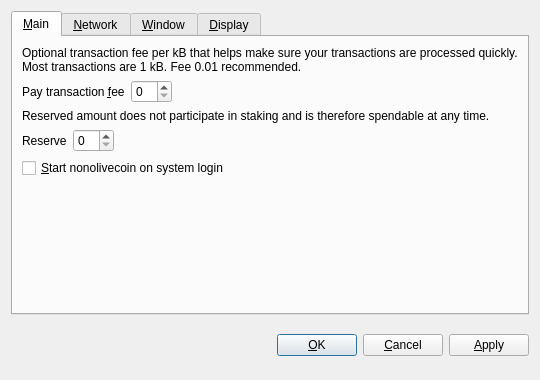
<?xml version="1.0" encoding="UTF-8"?>
<ui version="4.0">
 <class>OptionsDialog</class>
 <widget class="QDialog" name="OptionsDialog">
  <property name="geometry">
   <rect>
    <x>0</x>
    <y>0</y>
    <width>540</width>
    <height>380</height>
   </rect>
  </property>
  <property name="windowTitle">
   <string>Options</string>
  </property>
  <property name="modal">
   <bool>true</bool>
  </property>
  <layout class="QVBoxLayout" name="verticalLayout">
   <item>
    <widget class="QTabWidget" name="tabWidget">
     <property name="tabPosition">
      <enum>QTabWidget::North</enum>
     </property>
     <property name="currentIndex">
      <number>0</number>
     </property>
     <widget class="QWidget" name="tabMain">
      <attribute name="title">
       <string>&amp;Main</string>
      </attribute>
      <layout class="QVBoxLayout" name="verticalLayout_Main">
       <item>
        <widget class="QLabel" name="transactionFeeInfoLabel">
         <property name="text">
          <string>Optional transaction fee per kB that helps make sure your transactions are processed quickly. Most transactions are 1 kB. Fee 0.01 recommended.</string>
         </property>
         <property name="textFormat">
          <enum>Qt::PlainText</enum>
         </property>
         <property name="wordWrap">
          <bool>true</bool>
         </property>
        </widget>
       </item>
       <item>
        <layout class="QHBoxLayout" name="horizontalLayoutFee">
         <item>
          <widget class="QLabel" name="transactionFeeLabel">
           <property name="text">
            <string>Pay transaction &amp;fee</string>
           </property>
           <property name="textFormat">
            <enum>Qt::PlainText</enum>
           </property>
           <property name="buddy">
            <cstring>transactionFee</cstring>
           </property>
          </widget>
         </item>
         <item>
          <widget class="BitcoinAmountField" name="transactionFee"/>
         </item>
         <item>
          <spacer name="horizontalSpacerFee">
           <property name="orientation">
            <enum>Qt::Horizontal</enum>
           </property>
           <property name="sizeHint" stdset="0">
            <size>
             <width>40</width>
             <height>20</height>
            </size>
           </property>
          </spacer>
         </item>
        </layout>
       </item>
       <item>
        <widget class="QLabel" name="reserveBalanceInfoLabel">
         <property name="text">
          <string>Reserved amount does not participate in staking and is therefore spendable at any time.</string>
         </property>
         <property name="textFormat">
          <enum>Qt::PlainText</enum>
         </property>
         <property name="wordWrap">
          <bool>true</bool>
         </property>
        </widget>
       </item>
       <item>
        <layout class="QHBoxLayout" name="horizontalLayoutReserveBalance">
         <item>
          <widget class="QLabel" name="reserveBalanceLabel">
           <property name="text">
            <string>Reserve</string>
           </property>
           <property name="textFormat">
            <enum>Qt::PlainText</enum>
           </property>
           <property name="buddy">
            <cstring>reserveBalance</cstring>
           </property>
          </widget>
         </item>
         <item>
          <widget class="BitcoinAmountField" name="reserveBalance"/>
         </item>
         <item>
          <spacer name="horizontalSpacerReserveBalance">
           <property name="orientation">
            <enum>Qt::Horizontal</enum>
           </property>
           <property name="sizeHint" stdset="0">
            <size>
             <width>40</width>
             <height>20</height>
            </size>
           </property>
          </spacer>
         </item>
        </layout>
       </item>
       <item>
        <widget class="QCheckBox" name="bitcoinAtStartup">
         <property name="toolTip">
          <string>Automatically start nonolivecoin after logging in to the system.</string>
         </property>
         <property name="text">
          <string>&amp;Start nonolivecoin on system login</string>
         </property>
        </widget>
       </item>
       <item>
        <spacer name="verticalSpacer_Main">
         <property name="orientation">
          <enum>Qt::Vertical</enum>
         </property>
         <property name="sizeHint" stdset="0">
          <size>
           <width>20</width>
           <height>40</height>
          </size>
         </property>
        </spacer>
       </item>
      </layout>
     </widget>
     <widget class="QWidget" name="tabNetwork">
      <attribute name="title">
       <string>&amp;Network</string>
      </attribute>
      <layout class="QVBoxLayout" name="verticalLayout_Network">
       <item>
        <widget class="QCheckBox" name="mapPortUpnp">
         <property name="toolTip">
          <string>Automatically open the nonolivecoin client port on the router. This only works when your router supports UPnP and it is enabled.</string>
         </property>
         <property name="text">
          <string>Map port using &amp;UPnP</string>
         </property>
        </widget>
       </item>
       <item>
        <widget class="QCheckBox" name="connectSocks">
         <property name="toolTip">
          <string>Connect to the nonolivecoin network through a SOCKS proxy (e.g. when connecting through Tor).</string>
         </property>
         <property name="text">
          <string>&amp;Connect through SOCKS proxy:</string>
         </property>
        </widget>
       </item>
       <item>
        <layout class="QHBoxLayout" name="horizontalLayout_Network">
         <item>
          <widget class="QLabel" name="proxyIpLabel">
           <property name="text">
            <string>Proxy &amp;IP:</string>
           </property>
           <property name="textFormat">
            <enum>Qt::PlainText</enum>
           </property>
           <property name="buddy">
            <cstring>proxyIp</cstring>
           </property>
          </widget>
         </item>
         <item>
          <widget class="QValidatedLineEdit" name="proxyIp">
           <property name="maximumSize">
            <size>
             <width>140</width>
             <height>16777215</height>
            </size>
           </property>
           <property name="toolTip">
            <string>IP address of the proxy (e.g. 127.0.0.1)</string>
           </property>
          </widget>
         </item>
         <item>
          <widget class="QLabel" name="proxyPortLabel">
           <property name="text">
            <string>&amp;Port:</string>
           </property>
           <property name="textFormat">
            <enum>Qt::PlainText</enum>
           </property>
           <property name="buddy">
            <cstring>proxyPort</cstring>
           </property>
          </widget>
         </item>
         <item>
          <widget class="QLineEdit" name="proxyPort">
           <property name="maximumSize">
            <size>
             <width>55</width>
             <height>16777215</height>
            </size>
           </property>
           <property name="toolTip">
            <string>Port of the proxy (e.g. 9050)</string>
           </property>
          </widget>
         </item>
         <item>
          <widget class="QLabel" name="socksVersionLabel">
           <property name="text">
            <string>SOCKS &amp;Version:</string>
           </property>
           <property name="textFormat">
            <enum>Qt::PlainText</enum>
           </property>
           <property name="buddy">
            <cstring>socksVersion</cstring>
           </property>
          </widget>
         </item>
         <item>
          <widget class="QValueComboBox" name="socksVersion">
           <property name="toolTip">
            <string>SOCKS version of the proxy (e.g. 5)</string>
           </property>
          </widget>
         </item>
         <item>
          <spacer name="horizontalSpacer_Network">
           <property name="orientation">
            <enum>Qt::Horizontal</enum>
           </property>
           <property name="sizeHint" stdset="0">
            <size>
             <width>40</width>
             <height>20</height>
            </size>
           </property>
          </spacer>
         </item>
        </layout>
       </item>
       <item>
        <spacer name="verticalSpacer_Network">
         <property name="orientation">
          <enum>Qt::Vertical</enum>
         </property>
         <property name="sizeHint" stdset="0">
          <size>
           <width>20</width>
           <height>40</height>
          </size>
         </property>
        </spacer>
       </item>
      </layout>
     </widget>
     <widget class="QWidget" name="tabWindow">
      <attribute name="title">
       <string>&amp;Window</string>
      </attribute>
      <layout class="QVBoxLayout" name="verticalLayout_Window">
       <item>
        <widget class="QCheckBox" name="minimizeToTray">
         <property name="toolTip">
          <string>Show only a tray icon after minimizing the window.</string>
         </property>
         <property name="text">
          <string>&amp;Minimize to the tray instead of the taskbar</string>
         </property>
        </widget>
       </item>
       <item>
        <widget class="QCheckBox" name="minimizeOnClose">
         <property name="toolTip">
          <string>Minimize instead of exit the application when the window is closed. When this option is enabled, the application will be closed only after selecting Quit in the menu.</string>
         </property>
         <property name="text">
          <string>M&amp;inimize on close</string>
         </property>
        </widget>
       </item>
       <item>
        <spacer name="verticalSpacer_Window">
         <property name="orientation">
          <enum>Qt::Vertical</enum>
         </property>
         <property name="sizeHint" stdset="0">
          <size>
           <width>20</width>
           <height>40</height>
          </size>
         </property>
        </spacer>
       </item>
      </layout>
     </widget>
     <widget class="QWidget" name="tabDisplay">
      <attribute name="title">
       <string>&amp;Display</string>
      </attribute>
      <layout class="QVBoxLayout" name="verticalLayout_Display">
       <item>
        <layout class="QHBoxLayout" name="horizontalLayout_1_Display">
         <item>
          <widget class="QLabel" name="langLabel">
           <property name="text">
            <string>User Interface &amp;language:</string>
           </property>
           <property name="textFormat">
            <enum>Qt::PlainText</enum>
           </property>
           <property name="buddy">
            <cstring>lang</cstring>
           </property>
          </widget>
         </item>
         <item>
          <widget class="QValueComboBox" name="lang">
           <property name="toolTip">
            <string>The user interface language can be set here. This setting will take effect after restarting nonolivecoin.</string>
           </property>
          </widget>
         </item>
        </layout>
       </item>
       <item>
        <layout class="QHBoxLayout" name="horizontalLayout_2_Display">
         <item>
          <widget class="QLabel" name="unitLabel">
           <property name="text">
            <string>&amp;Unit to show amounts in:</string>
           </property>
           <property name="textFormat">
            <enum>Qt::PlainText</enum>
           </property>
           <property name="buddy">
            <cstring>unit</cstring>
           </property>
          </widget>
         </item>
         <item>
          <widget class="QValueComboBox" name="unit">
           <property name="toolTip">
            <string>Choose the default subdivision unit to show in the interface and when sending coins.</string>
           </property>
          </widget>
         </item>
        </layout>
       </item>
       <item>
        <widget class="QCheckBox" name="displayAddresses">
         <property name="toolTip">
          <string>Whether to show nonolivecoin addresses in the transaction list or not.</string>
         </property>
         <property name="text">
          <string>&amp;Display addresses in transaction list</string>
         </property>
        </widget>
       </item>
       <item>
        <widget class="QCheckBox" name="coinControlFeatures">
         <property name="toolTip">
          <string>Whether to show coin control features or not.</string>
         </property>
         <property name="text">
          <string>Display coin &amp;control features (experts only!)</string>
         </property>
        </widget>
       </item>
       <item>
        <spacer name="verticalSpacer_Display">
         <property name="orientation">
          <enum>Qt::Vertical</enum>
         </property>
         <property name="sizeHint" stdset="0">
          <size>
           <width>20</width>
           <height>40</height>
          </size>
         </property>
        </spacer>
       </item>
      </layout>
     </widget>
    </widget>
   </item>
   <item>
    <layout class="QHBoxLayout" name="horizontalLayout_Buttons">
     <item>
      <spacer name="horizontalSpacer_1">
       <property name="orientation">
        <enum>Qt::Horizontal</enum>
       </property>
       <property name="sizeHint" stdset="0">
        <size>
         <width>40</width>
         <height>48</height>
        </size>
       </property>
      </spacer>
     </item>
     <item>
      <widget class="QLabel" name="statusLabel">
       <property name="font">
        <font>
         <weight>75</weight>
         <bold>true</bold>
        </font>
       </property>
       <property name="text">
        <string/>
       </property>
       <property name="textFormat">
        <enum>Qt::PlainText</enum>
       </property>
       <property name="wordWrap">
        <bool>true</bool>
       </property>
      </widget>
     </item>
     <item>
      <spacer name="horizontalSpacer_2">
       <property name="orientation">
        <enum>Qt::Horizontal</enum>
       </property>
       <property name="sizeHint" stdset="0">
        <size>
         <width>40</width>
         <height>48</height>
        </size>
       </property>
      </spacer>
     </item>
     <item>
      <widget class="QPushButton" name="okButton">
       <property name="text">
        <string>&amp;OK</string>
       </property>
      </widget>
     </item>
     <item>
      <widget class="QPushButton" name="cancelButton">
       <property name="text">
        <string>&amp;Cancel</string>
       </property>
       <property name="autoDefault">
        <bool>false</bool>
       </property>
      </widget>
     </item>
     <item>
      <widget class="QPushButton" name="applyButton">
       <property name="text">
        <string>&amp;Apply</string>
       </property>
       <property name="autoDefault">
        <bool>false</bool>
       </property>
      </widget>
     </item>
    </layout>
   </item>
  </layout>
 </widget>
 <customwidgets>
  <customwidget>
   <class>BitcoinAmountField</class>
   <extends>QSpinBox</extends>
   <header>bitcoinamountfield.h</header>
  </customwidget>
  <customwidget>
   <class>QValueComboBox</class>
   <extends>QComboBox</extends>
   <header>qvaluecombobox.h</header>
  </customwidget>
  <customwidget>
   <class>QValidatedLineEdit</class>
   <extends>QLineEdit</extends>
   <header>qvalidatedlineedit.h</header>
  </customwidget>
 </customwidgets>
 <resources/>
 <connections/>
</ui>
